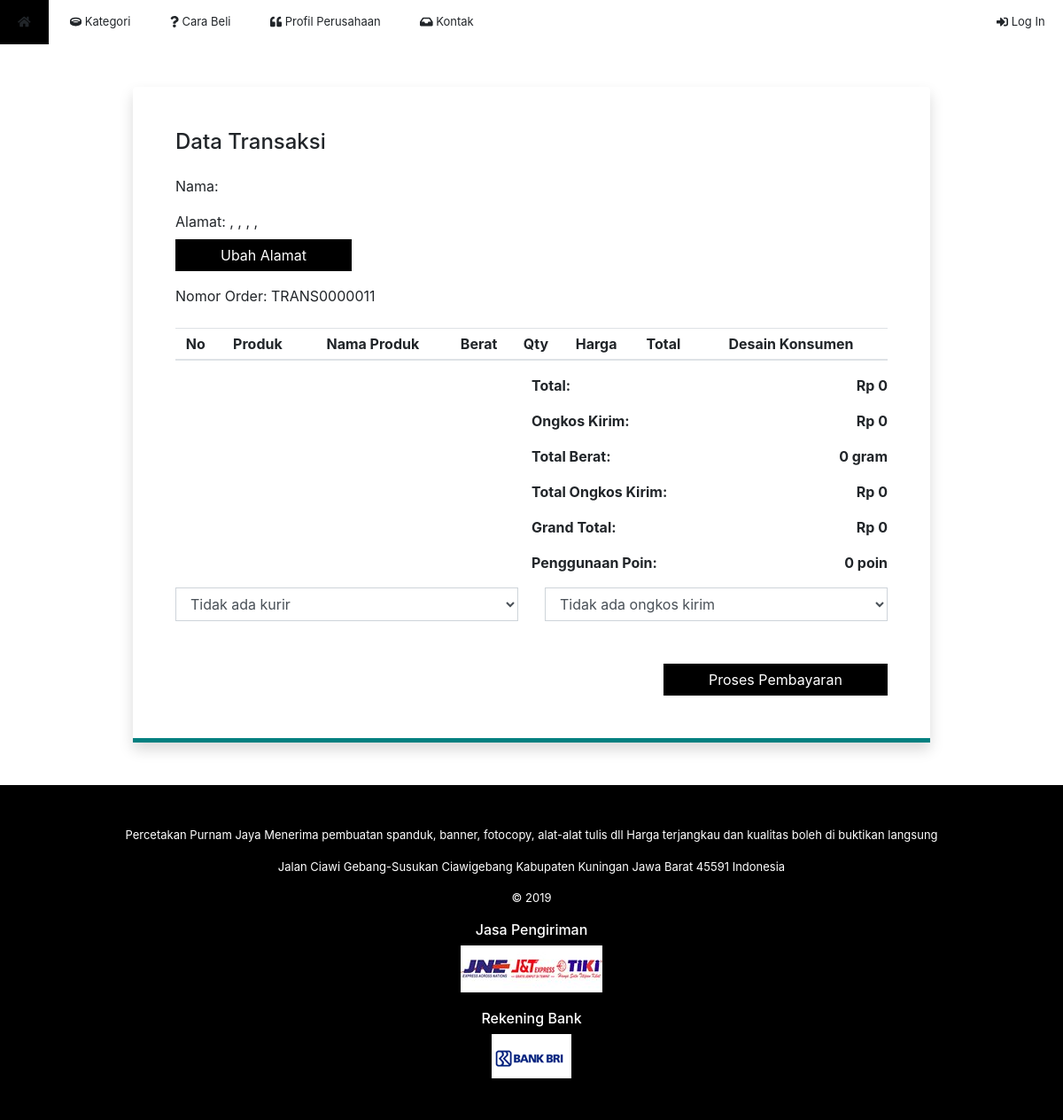
The page /halaman/pembayaran1.php?id=TRANS0000011 on the database as committed earlier.
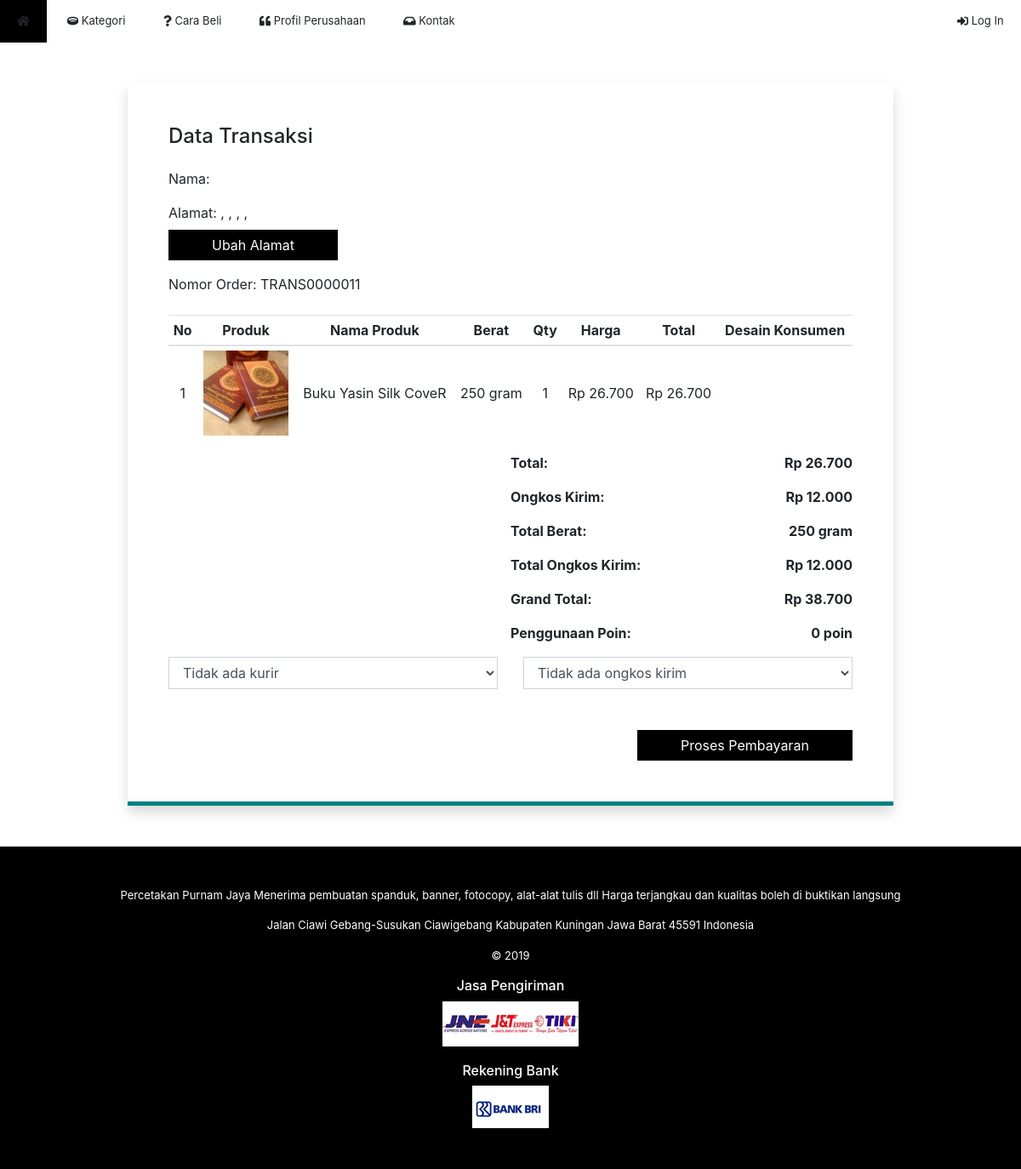
The same page on the database as committed later.
### tables this page shows
CREATE TABLE `tblorder` (
  `idOrder` int(11) NOT NULL,
  `kdTransaksi` varchar(50) NOT NULL,
  `idKonsumen` varchar(50) NOT NULL,
  `idProduk` int(11) NOT NULL,
  `poin` int(11) NOT NULL,
  `qty` int(11) NOT NULL,
  `jumlah` int(11) NOT NULL
);

CREATE TABLE `produk` (
  `idProduk` int(11) NOT NULL,
  `idKategori` int(11) NOT NULL,
  `namaProduk` varchar(50) NOT NULL,
  `deskripsi` text NOT NULL,
  `harga` int(11) NOT NULL,
  `gambar` text NOT NULL,
  `stok` int(11) NOT NULL,
  `berat` int(11) NOT NULL
);

CREATE TABLE `ongkir` (
  `idOngkir` int(11) NOT NULL,
  `idKurir` int(11) NOT NULL,
  `idOK` int(11) NOT NULL,
  `ongkir` int(11) NOT NULL,
  `kec` varchar(50) NOT NULL,
  `kab` varchar(50) NOT NULL,
  `prov` varchar(50) NOT NULL
);

### include/_koneksi.php (called while the page is built, shortened)
<?php
function konversiBerat($berat) {
	if ($berat >= 1000) {
		$berat = $berat / 1000;
		$satuan = "kg";
	} else
		$satuan = "gram";
	return str_replace(".", ",", "$berat $satuan");
}
?>

### halaman/pembayaran1.php (the view, shortened to what the changed rows need)
<?php
include("../include/_koneksi.php");
$id = $_GET["id"];
$query = mysqli_query($conn, "SELECT * FROM transaksi WHERE kdTransaksi='$id'");
$data = mysqli_fetch_assoc($query);
$idOngkir = $data["idOngkir"];
$query = mysqli_query($conn, "SELECT * FROM ongkir WHERE idOngkir='$idOngkir'");
if (mysqli_num_rows($query) > 0) {
	$data = mysqli_fetch_assoc($query);
	$ongkosKirim = $data["ongkir"];
} else
	$ongkosKirim = 0;
?>
<!DOCTYPE html>
<html lang="en">
<head>
  <link rel="stylesheet" href="../css/bootstrap.css">
  <link rel="stylesheet" href="../css/font-awesome.css">
  <link rel="stylesheet" href="../css/style.css">
</head>
<body>
	<div class="container-fluid px-0">
		<div class="konten">
			<div class="rounded-top bg-white shadow p-5 mx-auto my-5" style="width: 75%; border-bottom: 5px solid teal;">
				<div class="table-responsive-lg mt-4">
					<table class="table table-sm text-center">
						<thead>
							<tr>
								<th>No</th>
								<th>Produk</th>
								<th>Nama Produk</th>
								<th>Berat</th>
								<th>Qty</th>
								<th>Harga</th>
								<th>Total</th>
								<th>Desain Konsumen</th>
							</tr>
						</thead>
						<tbody>
							<?php
							$query = mysqli_query($conn, "SELECT * FROM tblorder INNER JOIN produk ON tblorder.idProduk=produk.idProduk WHERE kdTransaksi='$id' ORDER BY idOrder");
							$no = 1;
							$totalHarga = 0;
							$totalBerat = 0;
							while ($data = mysqli_fetch_assoc($query)) {
								$berat = $data["berat"] * $data["qty"];
								$totalHarga += $data["jumlah"];
								$totalBerat += $berat;
								echo "<tr>
								<td>$no</td>
								<td><img style='width: 100px; height: 100px; object-fit: cover;' src='$data[gambar]'></td>
								<td>$data[namaProduk]</td>
								<td>" . konversiBerat($data["berat"]) . "</td>
								<td>$data[qty]</td>
								<td>Rp " . number_format($data["harga"], 0, ".", ".") . "</td>
								<td>Rp " . number_format($data["jumlah"], 0, ".", ".") . "</td>";
								echo "</tr>";
								$no++;
							}
							$totalOngkir = ceil($totalBerat / 1000) * $ongkosKirim;
							$grandTotal = $totalHarga + $totalOngkir;
							?>
						</tbody>
					</table>
				</div>
				<div class="clearfix">
					<div class="float-right font-weight-bold" style="width: 50%;">
						<p>Total: <span class="float-right" id="totalHarga">Rp <?php echo number_format($totalHarga, 0, ".", "."); ?></span></p>
						<p>Ongkos Kirim: <span class="float-right" id="ongkosKirim">Rp <?php echo number_format($ongkosKirim, 0, ".", "."); ?></span></p>
						<p>Total Berat: <span class="float-right" id="totalBerat"><?php echo konversiBerat($totalBerat); ?> </span></p>
						<p>Total Ongkos Kirim: <span class="float-right" id="totalOngkir">Rp <?php echo number_format($totalOngkir, 0, ".", "."); ?></span></p>
						<p>Grand Total: <span class="float-right" id="grandTotal">Rp <?php echo number_format($grandTotal, 0, ".", "."); ?></span></p>
					</div>
				</div>
			</div>
		</div>
	</div>
</body>
</html>

Rows that differ between the two databases and show on the page:
added tblorder: idProduk.gambar (picture), idProduk.namaProduk "Buku Yasin Silk CoveR", idProduk.berat "250 gram", qty "1", idProduk.harga "26.700", jumlah "26.700"
now on this page (row unchanged): ongkir: ongkir "12.000", ongkir "38.700"
Other text that changed with them:
$totalHarga: "0" → "26.700"
konversiBerat($totalBerat): "0 gram" → "250 gram"
$ongkosKirim: "0" → (not shown)
$totalOngkir: "0" → (not shown)
$grandTotal: "0" → (not shown)
